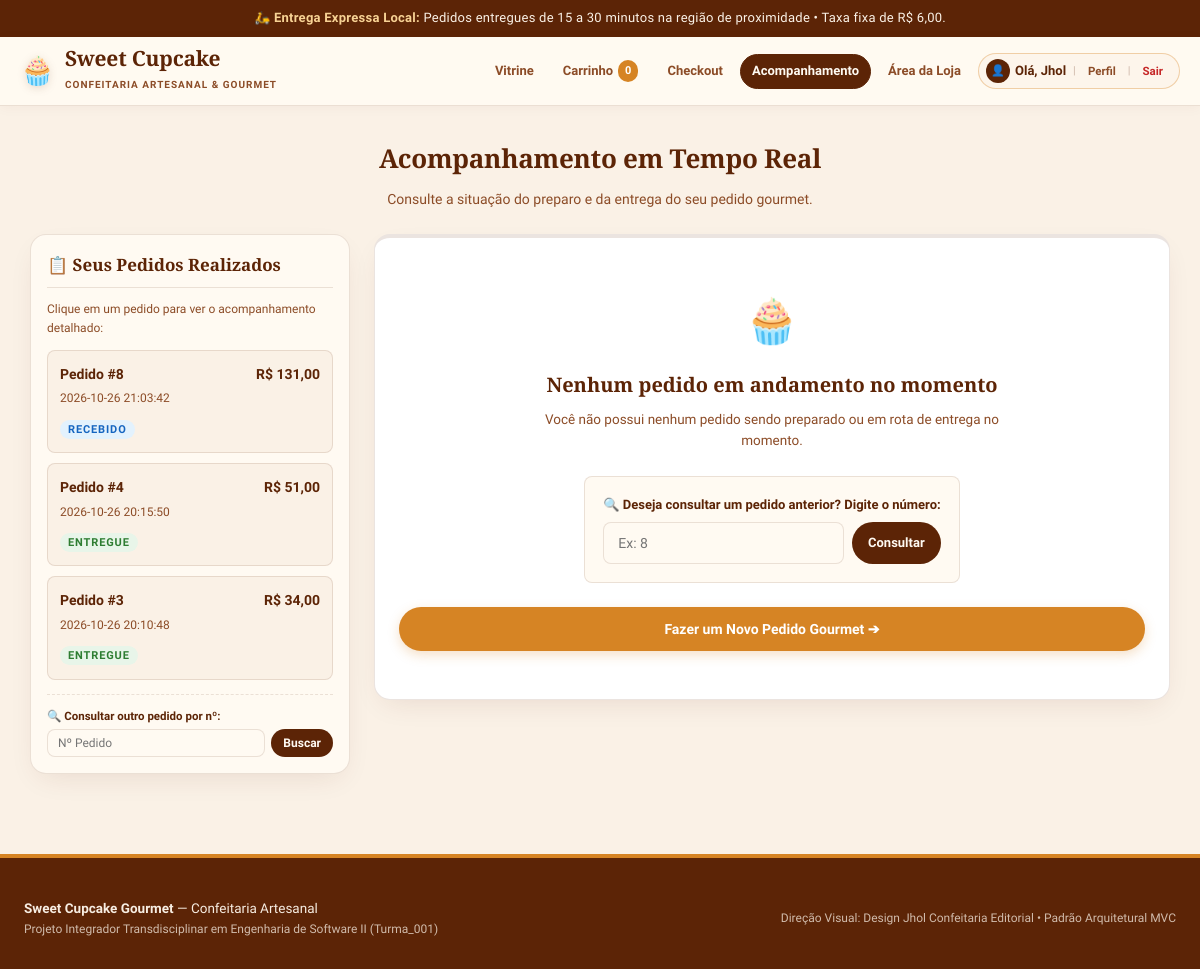
The page /rastreio?id=12 (signed in) on the database as committed earlier.
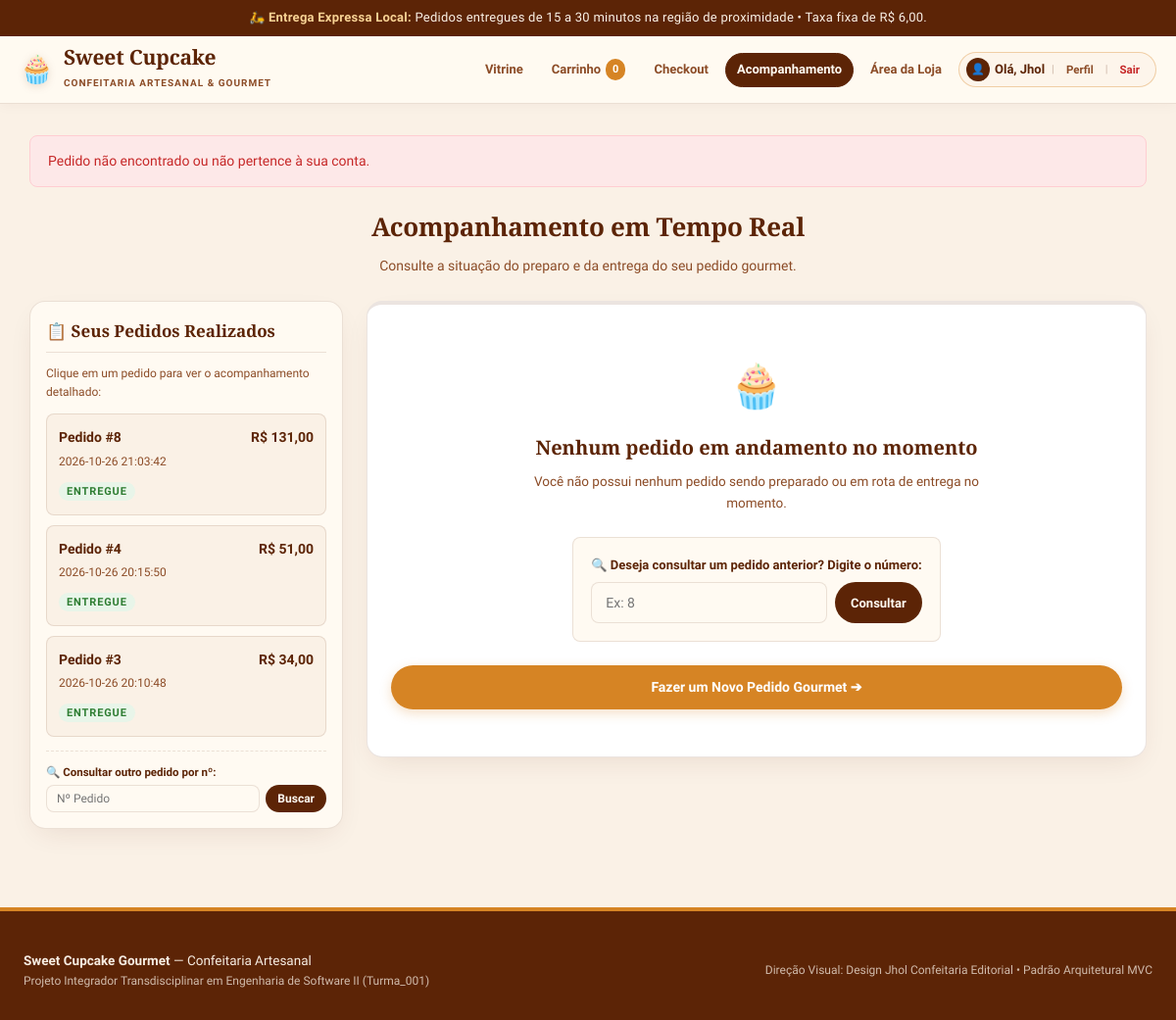
The same page on the database as committed later.
### tables this page shows
CREATE TABLE pedidos (
    id INTEGER PRIMARY KEY AUTOINCREMENT,
    cliente_id INTEGER NOT NULL,
    data_pedido DATETIME DEFAULT CURRENT_TIMESTAMP,
    valor_produtos DECIMAL(10, 2) NOT NULL CHECK (valor_produtos >= 0),
    taxa_entrega DECIMAL(10, 2) NOT NULL DEFAULT 6.00 CHECK (taxa_entrega >= 0),
    valor_total DECIMAL(10, 2) NOT NULL CHECK (valor_total > 0),
    forma_pagamento VARCHAR(20) NOT NULL CHECK (forma_pagamento IN ('PIX', 'CARTAO_CREDITO')),
    status_pagamento VARCHAR(20) NOT NULL DEFAULT 'PENDENTE' CHECK (status_pagamento IN ('PENDENTE', 'CONFIRMADO', 'RECUSADO')),
    status_entrega VARCHAR(20) NOT NULL DEFAULT 'RECEBIDO' CHECK (status_entrega IN ('RECEBIDO', 'PREPARANDO', 'EM_ROTA', 'ENTREGUE')),
    endereco_entrega VARCHAR(255) NOT NULL,
    prazo_estimado VARCHAR(30) DEFAULT '15 a 30 minutos',
    observacoes TEXT,
    FOREIGN KEY (cliente_id) REFERENCES clientes(id) ON DELETE RESTRICT
);

### controllers/routes.py (the view)
@routes_bp.route('/rastreio')
def rastreio():
    cliente_id = session.get('cliente_id')
    if not cliente_id:
        flash("Por favor, acesse sua conta para acompanhar seus pedidos em tempo real.", "aviso")
        return redirect(url_for('routes.conta', next='rastreio'))
    pedidos_cliente = database.listar_pedidos_cliente(cliente_id)
    pedido_id = request.args.get('id', type=int)
    if not pedido_id and pedidos_cliente:
        for p in pedidos_cliente:
            if p['status_entrega'] != 'ENTREGUE':
                pedido_id = p['id']
                break
    pedido = None
    if pedido_id:
        pedido = database.buscar_pedido_por_id(pedido_id)
        if pedido and pedido['cliente_id'] != cliente_id:
            flash("Pedido não encontrado ou não pertence à sua conta.", "aviso")
            pedido = None
            pedido_id = None
    return render_template(
        'rastreio.html',
        pedido=pedido,
        pedidos_cliente=pedidos_cliente,
        pedido_ativo_id=pedido_id
    )

### models/database.py (called while the page is built)
def get_db_connection() -> sqlite3.Connection:
    conn = sqlite3.connect(DB_FILE)
    conn.execute("PRAGMA foreign_keys = ON;")
    conn.row_factory = sqlite3.Row
    return conn

def buscar_pedido_por_id(pedido_id: int) -> Optional[Dict[str, Any]]:
    conn = get_db_connection()
    cursor = conn.cursor()
    cursor.execute(
        """
        SELECT p.*, c.nome as cliente_nome, c.telefone as cliente_telefone
        FROM pedidos p
        JOIN clientes c ON p.cliente_id = c.id
        WHERE p.id = ?;
        """,
        (pedido_id,)
    )
    pedido_row = cursor.fetchone()
    if not pedido_row:
        conn.close()
        return None
    pedido = dict(pedido_row)
    cursor.execute(
        """
        SELECT ip.*, prod.nome as produto_nome, prod.categoria as produto_categoria
        FROM itens_pedido ip
        JOIN produtos prod ON ip.produto_id = prod.id
        WHERE ip.pedido_id = ?;
        """,
        (pedido_id,)
    )
    itens_rows = cursor.fetchall()
    pedido['itens'] = [dict(r) for r in itens_rows]
    conn.close()
    return pedido

def listar_pedidos_cliente(cliente_id: int) -> List[Dict[str, Any]]:
    conn = get_db_connection()
    cursor = conn.cursor()
    cursor.execute(
        """
        SELECT * FROM pedidos
        WHERE cliente_id = ?
        ORDER BY id DESC;
        """,
        (cliente_id,)
    )
    rows = cursor.fetchall()
    conn.close()
    return [dict(r) for r in rows]

### templates/rastreio.html (shortened to what this page needs)
{% extends "base.html" %}
{% block content %}
<div class="section-title" style="text-align: center;">
  <div style="display: flex; justify-content: center; align-items: center; gap: 10px; margin-bottom: 8px;">
    <h2>Acompanhamento em Tempo Real</h2>
  </div>
  <p>Consulte a situação do preparo e da entrega do seu pedido gourmet.</p>
</div>
<div class="rastreio-grid">
  <aside class="pedidos-sidebar">
    <div class="pedidos-sidebar-header">
      📋 Seus Pedidos Realizados
    </div>
    {% if session.get('cliente_id') %}
      {% if pedidos_cliente %}
        <p style="font-size: 12px; color: var(--marrom-medio); margin-bottom: 12px;">
          Clique em um pedido para ver o acompanhamento detalhado:
        </p>
        {% for p in pedidos_cliente %}
          <a href="{{ url_for('routes.rastreio', id=p.id) }}" class="pedido-card-item {% if p.id == pedido_ativo_id %}active{% endif %}">
            <h5>
              <span>Pedido #{{ p.id }}</span>
              <span style="font-weight: 700; color: var(--chocolate);">R$ {{ "%.2f"|format(p.valor_total)|replace('.', ',') }}</span>
            </h5>
            <p style="margin-bottom: 6px;">{{ p.data_pedido }}</p>
            <div>
              {% if p.status_entrega == 'RECEBIDO' %}
                <span class="stock-tag" id="badge-sidebar-{{ p.id }}" style="background:#e3f2fd; color:#1565c0; font-size: 11px;">Recebido</span>
              {% elif p.status_entrega == 'PREPARANDO' %}
                <span class="stock-tag" id="badge-sidebar-{{ p.id }}" style="background:#fff3e0; color:#e65100; font-size: 11px;">Em Preparo</span>
              {% elif p.status_entrega == 'EM_ROTA' %}
                <span class="stock-tag" id="badge-sidebar-{{ p.id }}" style="background:#f3e5f5; color:#7b1fa2; font-size: 11px;">Em Rota</span>
              {% else %}
                <span class="stock-tag" id="badge-sidebar-{{ p.id }}" style="background:#e8f5e9; color:#2e7d32; font-size: 11px;">Entregue</span>
              {% endif %}
            </div>
          </a>
        {% endfor %}
        <form action="{{ url_for('routes.rastreio') }}" method="GET" style="margin-top: 14px; padding-top: 12px; border-top: 1px dashed var(--borda);">
          <label style="font-size: 11.5px; font-weight: 600; color: var(--chocolate); display: block; margin-bottom: 4px;">
            🔍 Consultar outro pedido por nº:
          </label>
          <div style="display: flex; gap: 6px;">
            <input type="number" name="id" class="form-control" placeholder="Nº Pedido" style="padding: 6px 10px; font-size: 12px;" required>
            <button type="submit" class="btn btn-chocolate" style="padding: 6px 12px; font-size: 12px;">Buscar</button>
          </div>
        </form>
      {% else %}
        <div style="font-size: 13px; color: var(--marrom-medio); padding: 10px 0;">
          Você ainda não realizou pedidos com esta conta.
        </div>
      {% endif %}
    {% endif %}
  </aside>
  <main style="max-width: 100%; margin: 0; padding: 0;">
    {% if not pedido %}
      <div class="card-cupcake" style="box-shadow: var(--sombra-card); text-align: center; padding: 48px 24px; border-top: 4px solid var(--borda);">
        <span style="font-size: 44px; display: block; margin-bottom: 12px;">🧁</span>
        <h3 style="margin-bottom: 8px; color: var(--chocolate);">Nenhum pedido em andamento no momento</h3>
        <p class="card-desc" style="max-width: 480px; margin: 0 auto 24px; line-height: 1.6;">
          Você não possui nenhum pedido sendo preparado ou em rota de entrega no momento.
        </p>
        <div style="max-width: 440px; margin: 0 auto 24px; background: var(--bg-surface); padding: 18px; border-radius: var(--radius-sm); border: 1px solid var(--borda); text-align: left;">
          <form action="{{ url_for('routes.rastreio') }}" method="GET">
            <label style="font-size: 13px; font-weight: 700; color: var(--chocolate); display: block; margin-bottom: 6px;">
              🔍 Deseja consultar um pedido anterior? Digite o número:
            </label>
            <div style="display: flex; gap: 8px;">
              <input type="number" name="id" class="form-control" placeholder="Ex: 8" style="flex: 1;" required>
              <button type="submit" class="btn btn-chocolate" style="padding: 8px 16px; font-size: 13px;">Consultar</button>
            </div>
          </form>
        </div>
        <a href="{{ url_for('routes.index') }}" class="btn btn-mel">Fazer um Novo Pedido Gourmet ➔</a>
      </div>
    {% endif %}
  </main>
</div>
{% endblock %}

### templates/base.html (shortened to what this page needs)
<!doctype html>
<html lang="pt-BR">
<head>
  <link rel="stylesheet" href="{{ url_for('static', filename='css/style.css') }}">
</head>
<body>
  <div class="topbar-aviso">
    🛵 <strong>Entrega Expressa Local:</strong> Pedidos entregues de 15 a 30 minutos na região de proximidade • Taxa fixa de R$ 6,00.
  </div>
  <header>
    <div class="header-inner">
      <a href="{{ url_for('routes.index') }}" class="brand">
        <span class="brand-logo">🧁</span>
        <div class="brand-info">
          <h1>Sweet Cupcake</h1>
          <span>Confeitaria Artesanal & Gourmet</span>
        </div>
      </a>
      <nav aria-label="Navegação da loja">
        <a href="{{ url_for('routes.index') }}" class="{% if request.endpoint == 'routes.index' %}active{% endif %}">Vitrine</a>
        <a href="{{ url_for('routes.carrinho') }}" class="{% if request.endpoint == 'routes.carrinho' %}active{% endif %}">
          Carrinho <span class="nav-badge" id="carrinho-contador">{{ session.get('carrinho_qtd', 0) }}</span>
        </a>
        <a href="{{ url_for('routes.checkout') }}" class="{% if request.endpoint == 'routes.checkout' %}active{% endif %}">Checkout</a>
        <a href="{{ url_for('routes.rastreio') }}" class="{% if request.endpoint == 'routes.rastreio' %}active{% endif %}">Acompanhamento</a>
        <a href="{{ url_for('routes.operador') }}" class="{% if request.endpoint == 'routes.operador' %}active{% endif %}">Área da Loja</a>
        {% if session.get('cliente_nome') %}
          <div class="user-chip">
            <a href="{{ url_for('routes.conta') }}" class="user-chip-link" title="Visualizar Meu Perfil">
              <span class="user-avatar-circle">👤</span>
              <span class="user-name-text">Olá, <strong>{{ session.get('cliente_nome') }}</strong></span>
            </a>
            <span class="user-chip-sep">|</span>
            <a href="{{ url_for('routes.conta') }}" class="btn-chip-action" title="Meu Perfil">Perfil</a>
            <span class="user-chip-sep">|</span>
            <a href="{{ url_for('routes.logout') }}" class="btn-chip-action btn-chip-logout" title="Encerrar sessão">Sair</a>
          </div>
        {% else %}
          <a href="{{ url_for('routes.conta') }}" class="{% if request.endpoint == 'routes.conta' %}active{% endif %} btn-entrar-nav">
            👤 Entrar / Cadastrar
          </a>
        {% endif %}
      </nav>
    </div>
  </header>
  <main>
    {% with messages = get_flashed_messages(with_categories=true) %}
      {% if messages %}
        {% for category, message in messages %}
          <div class="alert-box alert-{{ 'sucesso' if category == 'success' else 'erro' }}">
            {{ message }}
          </div>
        {% endfor %}
      {% endif %}
    {% endwith %}
    <div class="page-container">
      {% block content %}{% endblock %}
    </div>
  </main>
  <footer>
    <div class="footer-inner">
      <div>
        <p><strong>Sweet Cupcake Gourmet</strong> — Confeitaria Artesanal</p>
        <p class="footer-note">Projeto Integrador Transdisciplinar em Engenharia de Software II (Turma_001)</p>
      </div>
      <div>
        <p class="footer-note">Direção Visual: Design Jhol Confeitaria Editorial • Padrão Arquitetural MVC</p>
      </div>
    </div>
  </footer>
</body>
</html>

Rows that differ between the two databases and show on the page:
changed pedidos id 8: status_entrega "RECEBIDO" → "ENTREGUE"
Other text that changed with them:
new list line: "Pedido não encontrado ou não pertence à sua conta."
